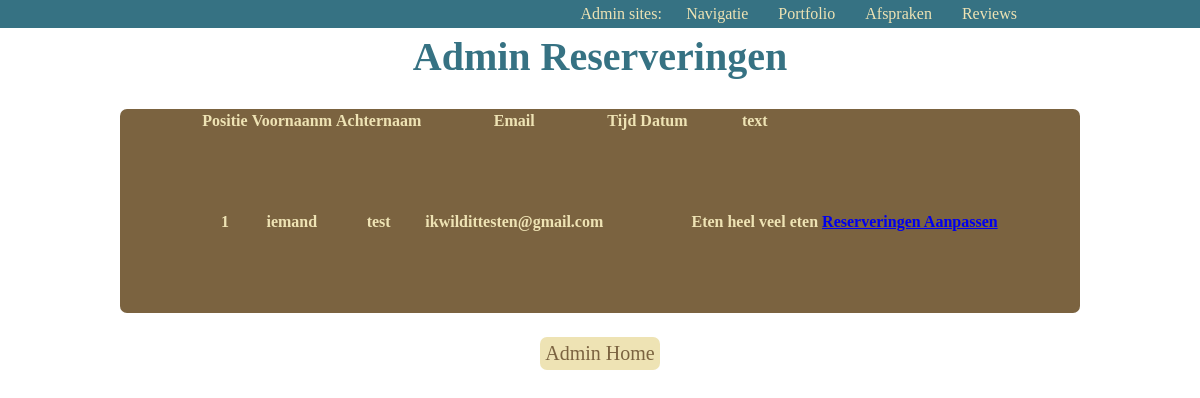
The page /adminappointments.php (signed in) on the database as committed earlier.
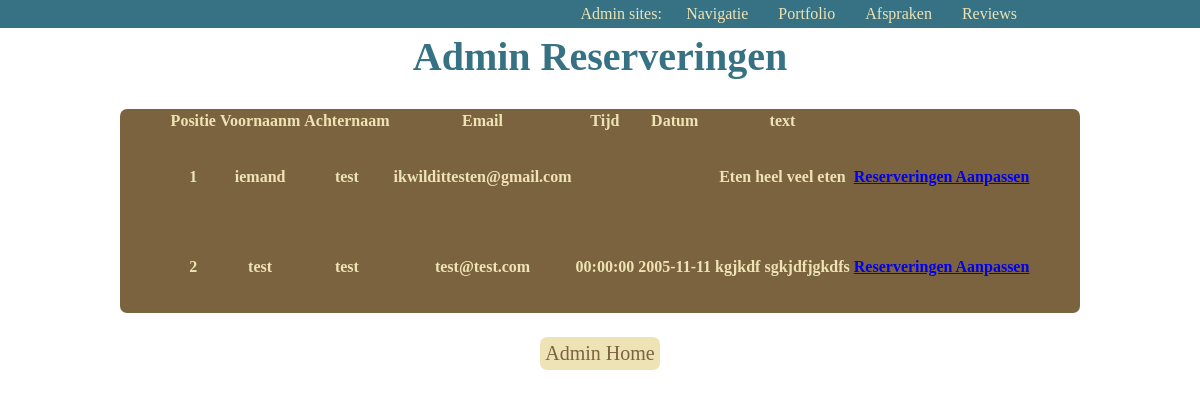
The same page on the database as committed later.
### tables this page shows
CREATE TABLE `reservations` (
  `id` bigint NOT NULL,
  `first_name` varchar(50) NOT NULL,
  `last_name` varchar(50) NOT NULL,
  `email` varchar(255) NOT NULL,
  `time` time DEFAULT NULL,
  `date` date DEFAULT NULL,
  `text` text NOT NULL,
  `user_id` bigint NOT NULL
);

### adminappointments.php (the view, shortened to what this page needs)
<?php
require_once "include/database.php";
$query = "SELECT * FROM reservations";
$result = mysqli_query($db, $query)
or die('Error ' . mysqli_error($db) . ' with query ' . $query);
$reservations = [];
while ($row = mysqli_fetch_assoc($result)) {
    $reservations[] = $row;
}
?>
<!doctype html>
<html lang="en">
<head>
    <link rel="stylesheet" href="css/style.css">
    <link rel="stylesheet" href="css/admin.css">
</head>
<body>
<?php require_once 'include/adminnav.php'; ?>
<header>
    <h1 class="admincenter">Admin Reserveringen</h1>
</header>
<main>
    <section class="tim admincenter">
        <table>
            <thead>
            <tr>
                <th>Positie</th>
                <th>Voornaanm</th>
                <th>Achternaam</th>
                <th>Email</th>
                <th>Tijd</th>
                <th>Datum</th>
                <th>text</th>
            </tr>
            </thead>
            <tbody>
            <?php foreach ($reservations as $index => $reservations): ?>
                <tr>
                    <th><?= htmlentities($index + 1) ?? ''; ?></th>
                    <th><?= htmlentities($reservations['first_name'] ?? ''); ?></th>
                    <th><?= htmlentities($reservations['last_name'] ?? ''); ?></th>
                    <th><?= htmlentities($reservations['email'] ?? ''); ?></th>
                    <th><?= htmlentities($reservations['time'] ?? ''); ?></th>
                    <th><?= htmlentities($reservations['date'] ?? ''); ?></th>
                    <th><?= htmlentities($reservations['text'] ?? ''); ?></th>
                    <th>
                        <a href="adminappointmentsedit.php?id= <?= $reservations['id'] ?>" href="">Reserveringen
                            Aanpassen</a>
                    </th>
                </tr>
            <?php endforeach; ?>
            </tbody>
        </table>
    </section>
    <div class="adminlinks admincenter">
        <a href="admin.php" class="adminlinks">Admin Home</a>
    </div>
</main>
</body>
</html>

Rows that differ between the two databases and show on the page:
added reservations: first_name "test", last_name "test", email "test@test.com", time "00:00:00", date "2005-11-11", text "kgjkdf sgkjdfjgkdfs"
